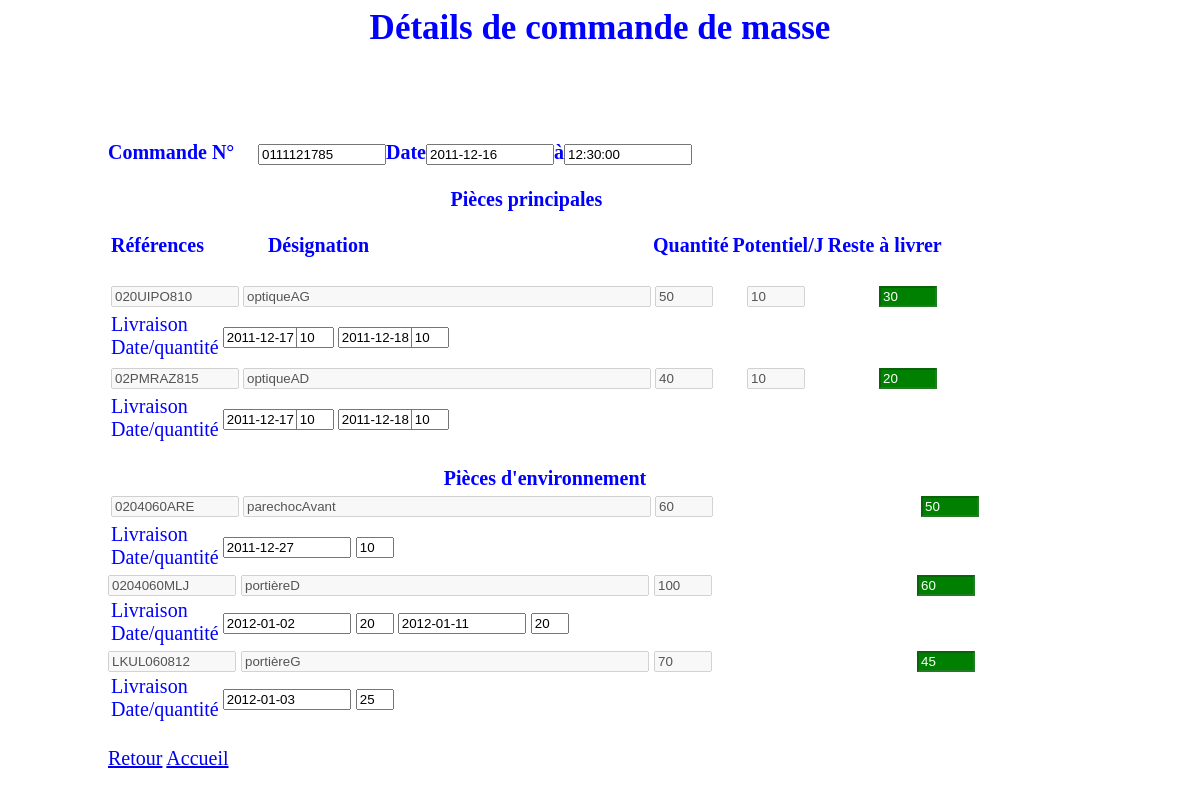
Page /commande/masses_details_visualisation.php?num_commande=0111121785 on the committed database.
### tables this page shows
create table COMMANDE(
	no_commande varchar(10),
	date_commande date,
	heure_commande time,
	no_chantier int,
	libelle_type_chantier varchar(20),
	ref_vehicule varchar(20),
	desc_defaut varchar(100),
	date_fermeture date,
	heure_fermeture time,
	motif_fermeture varchar(100),
	date_annulation date,
	heure_annulation time,
	date_reception date,
	heure_reception time,
	code_imputation varchar(5),
	code_silhouette varchar(10),
	id_fournisseur int,
	id_utilisateur_receptionne varchar(7),
	id_utilisateur_passe varchar(7),
	id_utilisateur_annule varchar(7),
	id_utilisateur_ferme varchar(7),
	code_type_commande ENUM('S','M'),
	primary key (no_commande),
	constraint c_code_imputation foreign key (code_imputation) references ENTITE(code_imputation) on delete cascade,
	constraint c_code_silhouette foreign key (code_silhouette) references SILHOUETTE(code_silhouette) on delete cascade,
	constraint c_id_fournisseur foreign key (id_fournisseur) references FOURNISSEUR(id_fournisseur) on delete cascade,
	constraint c_id_utilisateur_receptionne foreign key (id_utilisateur_receptionne) references UTILISATEUR(id_utilisateur) on delete cascade,
	constraint c_id_utilisateur_passe foreign key (id_utilisateur_passe) references UTILISATEUR(id_utilisateur) on delete cascade,
	constraint c_id_utilisateur_annule foreign key (id_utilisateur_annule) references UTILISATEUR(id_utilisateur) on delete cascade,
	constraint c_id_utilisateur_ferme foreign key (id_utilisateur_ferme) references UTILISATEUR(id_utilisateur) on delete cascade,
	constraint c_code_type_commande foreign key (code_type_commande) references TYPE_COMMANDE(code_type_commande) on delete cascade
	);

create table LIVRAISON(
	reference_piece varchar(10),
	no_commande varchar(10),
	date_livraison date,
	quantite_livree int,
	primary key (reference_piece,no_commande, date_livraison),
	constraint l_reference_piece foreign key (reference_piece) references PIECE(reference_piece) on delete cascade,
	constraint l_no_commande foreign key (no_commande) references COMMANDE(no_commande) on delete cascade
	);

### commande/masses_details_visualisation.php (the view, shortened to what this page needs)
<?php   session_start();        include('../connexion/_connexion.php');
require_once("../fonctionhtml.php");
$choix=$_GET['choix'];
$num_commande=$_GET['num_commande'];
	echo("<body>");
   	echo("<div id=\"titreprincipal\">Détails de commande de masse</div><br/>" );
    echo("<form method=\"post\" action=\"accueil.php\">
            <div id=\"contenu\">
            <table border=\"0\">");
            $sql = "SELECT * FROM COMMANDE WHERE no_commande='".$num_commande."';";
            $req = mysql_query($sql) or die('Erreur SQL !<br>'.$sql.'<br>'.mysql_error());
            while($data = mysql_fetch_assoc($req))
                {
	        echo("<label id=\"titre\">Commande N&deg;</label><input readonly type=\"text\" name=\"numCommandeMasse\" id=\"numCommandeMasse\"  value=".$num_commande.">
			      <label>Date</label><input readonly type=\"text\" name=\"jourCommandeMasse\" id=\"jourCommandeMasse\" value=".$data['date_commande'].">
			      <label>&agrave;</label><input readonly type=\"text\" name=\"heureCommandeMasse\" id=\"heureCommandeMasse\" value=".$data['heure_commande'].">");
                }
                ?>
        <br /><br />
            <table>
                <caption id="titre2"> Pièces principales </caption>
                <tr>
                    <th><p id="sous-titre" style="margin-right:60px;">Références</p></th>
                    <th><p id="sous-titre" style="margin-right:280px;">Désignation</p></th>
                    <th><p id="sous-titre">Quantité</p></th>
                    <th><p id="sous-titre">Potentiel/J</p></th>
                    <th><p id="sous-titre">Reste à livrer</p></th>
                </tr>
            </table>
           <?php
        $i1=0;
        $sql = "SELECT p.reference_piece, p.designation_piece,ca.potentiel_jour, co.quantite_piece FROM COMMANDE c, PIECE p, CADENCEE ca, COMPREND co
                WHERE co.no_commande=c.no_commande AND co.reference_piece=p.reference_piece AND ca.reference_piece=co.reference_piece AND c.no_commande=ca.no_commande
                AND c.no_commande='".$num_commande."' AND co.libelle_type_piece=\"pieces principales\";";
        $req = mysql_query($sql) or die('Erreur SQL !<br>'.$sql.'<br>'.mysql_error());
        while($data = mysql_fetch_assoc($req))
            {
             $i1++;
             $sql_quantite="SELECT SUM(quantite_livree) AS quantite FROM LIVRAISON WHERE reference_piece='".$data['reference_piece']."'
                            AND no_commande='".$num_commande."';";
            $resultat_quantite= mysql_query($sql_quantite) or die('Erreur SQL !<br>'.$sql.'<br>'.mysql_error());
            while($data1 = mysql_fetch_assoc($resultat_quantite))
                {
                    $reste=$data['quantite_piece']-$data1['quantite'];
	                echo("<table><tr>
                            <td><input type=\"text\" name=\"reference_principale_$i1\" value=\"".$data['reference_piece']."\" disabled /></td>
                            <td><input type=\"text\" name=\"designation_principale_$i1\" id=\"designation_p\" disabled value=\"".$data['designation_piece']."\" </td>
                            <td><input type=\"text\" name=\"quantite_livree_principale_$i1\" id=\"quantite_p\" value=\"".$data['quantite_piece']."\" disabled </td>
                            <td><input type=\"text\" name=\"potentiel_jour_principale_$i1\" id=\"potentiel_p\" value=\"".$data['potentiel_jour']."\" disabled </td>");
                            if($data['quantite_piece']>$data1['quantite'])
				{
					echo("<td><input type=\"text\" name=\"reste_principale_$i1\" disabled id=\"reste\" style=\"background-color:Green;\" value='".$reste."'/></td>");
				}
				echo("</tr></table>");
                }
       echo("<table><tr><td>Livraison<br />Date/quantité</td>");
                    $i2=0;
                    $sql1 = "SELECT * FROM LIVRAISON WHERE no_commande='".$num_commande."' AND reference_piece='".$data['reference_piece']."';";
                    $req1 = mysql_query($sql1) or die('Erreur SQL !<br>'.$sql.'<br>'.mysql_error());
                    while($data1 = mysql_fetch_assoc($req1))
                    {
                             $i2++;
                            echo("<td><input readonly type=\"text\" name=\"livraison_principale_$i1-$i2\" id=\"livraison\" value=\"".$data1['date_livraison']."\">
                            <input readonly type=\"text\" name=\"quantite_principale_$i1-$i2\" id=\"quantite\" value=".$data1['quantite_livree']."></td>");
                    }
            echo("</tr></table> ");
        echo("<td><input readonly type=\"hidden\" name=\"choix_case_remplir_principale_$i1\" value=".$i2.">");
        echo("<td><input readonly type=\"hidden\" name=\"choix_case_reference_principale_$i1\" value=".$i1.">");
        }
  ?>
<br />
        <table>
                <caption id="titre2"> Pièces d'environnement </caption>
           <?php
        $j1=0;
        $sql = "SELECT p.reference_piece, p.designation_piece,co.quantite_piece FROM COMMANDE c, PIECE p, COMPREND co
                WHERE co.no_commande=c.no_commande AND co.reference_piece=p.reference_piece AND c.no_commande='".$num_commande."' AND co.libelle_type_piece=\"pieces environnement\";";
        $req = mysql_query($sql) or die('Erreur SQL !<br>'.$sql.'<br>'.mysql_error());
        while($data = mysql_fetch_assoc($req))
            {
                 $j1++;
                 $sql_quantite="SELECT SUM(quantite_livree) AS quantite FROM LIVRAISON WHERE reference_piece='".$data['reference_piece']."'
                                AND no_commande='".$num_commande."';";
                 $resultat_quantite= mysql_query($sql_quantite) or die('Erreur SQL !<br>'.$sql.'<br>'.mysql_error());
                 while($data1 = mysql_fetch_assoc($resultat_quantite))
                    {
                        $reste1=$data['quantite_piece']-$data1['quantite'];
	                    echo( "<tr>
                                  <td><input type=\"text\" name=\"reference_environnement_$j1\" value=\"".$data['reference_piece']."\" disabled /></td>
                                  <td><input type=\"text\" name=\"designation_environnement_$j1\" id=\"designation_e\" disabled value=\"".$data['designation_piece']."\" /></td>
                                  <td><input type=\"text\" name=\"quantite_livree_environnement_$j1\" id=\"quantite_e\" value=\"".$data['quantite_piece']."\" disabled /></td>
                                  <td></td>");
                                  if($data['quantite_piece']>$data1['quantite'])
				{
					echo("<td><input type=\"text\" name=\"reste_environnement_$j1\" disabled id=\"reste\" style=\"background-color:Green;\" value='".$reste1."'/></td>");
				}
				echo("</tr></table>");
                    }
                echo(" <table><tr><td>Livraison<br />Date/quantité</td>");
                $j2=0;
                $sql1 = "SELECT * FROM LIVRAISON WHERE no_commande='".$num_commande."' AND reference_piece='".$data['reference_piece']."';";
                $req1 = mysql_query($sql1) or die('Erreur SQL !<br>'.$sql.'<br>'.mysql_error());
                while($data1 = mysql_fetch_assoc($req1))
                    {
                        $j2++;
                        echo("<td><input readonly type=\"text\" name=\"livraison_environnement_$j1-$j2\" id=\livraison\" value=\"".$data1['date_livraison']."\">
                        <input readonly type=\"text\" name=\"quantite_environnement_$j1-$j2\" id=\"quantite\" value=".$data1['quantite_livree']."></td>");
                    }
          echo("</tr></table> ");
            echo("<td><input type=\"hidden\" name=\"choix_case_remplir_environnement_$j1\" value=".$j2.">");
         echo("<td><input type=\"hidden\" name=\"choix_case_reference_environnement_$j1\" value=".$j1.">");
        }
  		?>
            </table><br />
        <?php
		echo "
		<a class=\"small blue nice button radius\" href=\"./commande_de_masse_visualisation.php?num_commande=".$num_commande."&choix=".$choix."\">Retour</a>
	  	<a class=\"small red nice button radius\" href=\"./accueil.php\">Accueil</a>";
      	?>
    </body>
</html>

### Style.css (style rules this page uses)
body { background-color: white; color: Blue; font-size: 20px; }
#contenu { margin-left: 100px; }
#accueil,#accueil fieldset input,#contenu input,label,#sous-titre { margin-left: 0px; }
th { text-align: left; }
#titreprincipal { font-size: 35px; font-weight: bold; text-align: center; margin-bottom: 70px; }
label { font-weight: bold; }
#titre { display: block; width: 150px; float: left; }
#designation_p,#designation_e { width: 400px; }
#quantite_p { width: 50px; margin-right: 30px; }
#quantite_e { width: 50px; margin-right: 200px; }
#potentiel_p { width: 50px; margin-right: 70px; }
#reste { width: 50px; color: #ffffff; }
#livraison { width: 100px; margin-right: -40px; }
#quantite { width: 30px; }
#titre2 { text-align: center; font-weight: bold; }
input { width: 120px; }
caption { text-align: left; }

### rows in the picture
commande: jourCommandeMasse "2011-12-16", heureCommandeMasse "12:30:00"
livraison: date_livraison "2011-12-17", quantite_livree "10"
livraison: date_livraison "2011-12-18", quantite_livree "10"
livraison: date_livraison "2011-12-17", quantite_livree "10"
livraison: date_livraison "2011-12-18", quantite_livree "10"
livraison: date_livraison "2011-12-27", quantite_livree "10"
livraison: date_livraison "2012-01-02", quantite_livree "20"
livraison: date_livraison "2012-01-11", quantite_livree "20"
livraison: date_livraison "2012-01-03", quantite_livree "25"
